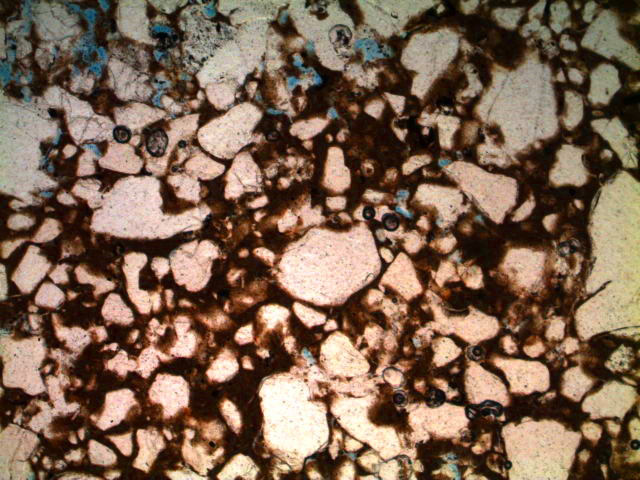
//> input picture treino/FOTO004.tif, 640 x 480 px
$ ./classificar_emd_laminas treino/FOTO004.tif treino/FOTO005.tif   (built with g++ and OpenCV 4)
//> lines starting //> are read from the running program, lines starting //| are printed output that depends on the picture
#include <iostream>
#include <vector>
#include <limits>
#include <fstream>
#include <string>
#include <fstream>
#include <string>
#include <vector>
#include <sstream>
#include <stdio.h>
#include "opencv2/opencv.hpp"
#include <time.h>
#include <bits/stdc++.h>

clock_t tempo, end;

using namespace cv;
using namespace std;

cv::Mat srcGD;
cv::Mat src;

// Cores das laminas BGR
int argila[3] = {129,129,129};
int rocha[3]  = {153,0, 153};
int poro[3]   = {255,255,255};

vector<Mat> argilaPatches;
vector<Mat> rochaPatches;
vector<Mat> poroPatches;

int limiar = 48;

struct posLAB {
  int L;
  int a;
  int b;
  int n;
};

/*
* Funcao que realiza a leitura dos patches
**/
void readPatche(){
	ifstream readFile;
	string output;
	string line;
	int dim, size;

	dim = 0;
	size = 0;
	readFile.open("treino/argila.txt");
	if(readFile.is_open()){

		readFile >> output;

		dim = atoi(output.c_str());

		for (int ii = 0; ii < dim; ii++){

			readFile >> output;
			size = atoi(output.c_str());

			Mat sig(size, 4, CV_32FC1);

			for(int j = 0; j < size; j++){

				readFile >> output;
				sig.at< float>( j, 0) = atoi(output.c_str());

				readFile >> output;
				sig.at< float>( j, 1) = atoi(output.c_str());

				readFile >> output;
				sig.at< float>( j, 2) = atoi(output.c_str());

				readFile >> output;
  				sig.at< float>( j, 3) = atoi(output.c_str());
			}

			argilaPatches.push_back(sig);
		}
	}


	readFile.close();

	dim = 0;
	size = 0;
	readFile.open("treino/rocha.txt");
	if(readFile.is_open()){

		readFile >> output;

		dim = atoi(output.c_str());

		for (int ii = 0; ii < dim; ii++){

			readFile >> output;
			size = atoi(output.c_str());


			Mat sig(size, 4, CV_32FC1);

			for(int j = 0; j < size; j++){

				readFile >> output;
				sig.at< float>( j, 0) = atoi(output.c_str());

				readFile >> output;
				sig.at< float>( j, 1) = atoi(output.c_str());

				readFile >> output;
				sig.at< float>( j, 2) = atoi(output.c_str());

				readFile >> output;
				sig.at< float>( j, 3) = atoi(output.c_str());
			}

			rochaPatches.push_back(sig);
		}
	}


	readFile.close();

	dim = 0;
	size = 0;
	readFile.open("treino/poro.txt");
	if(readFile.is_open()){

		readFile >> output;

		dim = atoi(output.c_str());

		for (int ii = 0; ii < dim; ii++){

			readFile >> output;
			size = atoi(output.c_str());

			Mat sig(size, 4, CV_32FC1);

			for(int j = 0; j < size; j++){

				readFile >> output;
				sig.at< float>( j, 0) = atoi(output.c_str());

				readFile >> output;
				sig.at< float>( j, 1) = atoi(output.c_str());

				readFile >> output;
				sig.at< float>( j, 2) = atoi(output.c_str());

				readFile >> output;
				sig.at< float>( j, 3) = atoi(output.c_str());
			}

			poroPatches.push_back(sig);


		}
	}
	readFile.close();
}

/*
* Funcao que verifica se o patch é fundo ou nao.
**/
bool checkColorPatch(Mat patch){

	for (int y = 0; y < patch.rows; y++)
    {
        for (int x = 0; x < patch.cols; x++)
        {

        	if((int) patch.at<Vec3b>(y, x).val[0] > 1 || (int) patch.at<Vec3b>(y, x).val[1] > 1 || (int)patch.at<Vec3b>(y, x).val[2] > 1 ){
        		return true;
        	}
        }
    }

    return false;
}

/*
* Funcao que verifica se o patch esta adicionado
* caso contrario adiciona o patch na lista de patches
**/
vector<posLAB> checkPosLAB(int l, int a, int b, vector<posLAB> posLabs){
	for(int i = 0; i < posLabs.size(); i++){
		if(a == posLabs[i].a && b == posLabs[i].b && l == posLabs[i].L){
			posLabs[i].n++;
			return posLabs;
		}
	}

	posLAB aux;
	aux.L = l;
	aux.a = a;
	aux.b = b;
	aux.n = 1;
	posLabs.push_back(aux);

	return posLabs;
}

/*
* Funcao que converte a estruta Mat em
* Signal. Para poder usar a EMD.
**/
Mat convertInSignal(Mat patch_){
	vector<posLAB> posLabs;
	for (int y = 0; y < patch_.rows; y++)
    {
        for (int x = 0; x < patch_.cols; x++)
        {
        	posLabs = checkPosLAB(patch_.at<Vec3b>(y, x).val[0], patch_.at<Vec3b>(y, x).val[1], patch_.at<Vec3b>(y, x).val[2], posLabs);
        }
    }

    Mat sig(posLabs.size(), 4, CV_32FC1);

    for(int i = 0; i < posLabs.size(); i++){
    	sig.at< float>( i, 0) 	= posLabs[i].n;

       	if ((posLabs[i].L == 0 || posLabs[i].L == 1) && posLabs[i].a == 128 && posLabs[i].b == 128) {
    		for(int j = 0; j < posLabs.size(); j++){
    			if (posLabs[j].L > 1){
    				sig.at< float>( i, 1) = posLabs[j].L;
   					sig.at< float>( i, 2) = posLabs[j].a;
   					sig.at< float>( i, 3) = posLabs[j].b;
   					break;
    			}
    		}
    	}
    	else{
   			sig.at< float>( i, 1) = posLabs[i].L;
   			sig.at< float>( i, 2) = posLabs[i].a;
   			sig.at< float>( i, 3) = posLabs[i].b;
   		}
    }

    return sig;
}

/*
* Funcao responsavel por comprar dois patches
* usando a metrica EMD
**/
float comparePatchEMD(Mat patch1, Mat patch2){
    return cv::EMD(patch1, patch2, CV_DIST_L2);
}

/*
* Funcao responsavel por extrair os patches
* de uma imagem. Realizar a classificacao desses patchs
* e calcular os valores das metricas.
*/
void classificationAndCalcs(Mat imgO, Mat imgLAB, int size, string arg){

	Mat imgPatch;
	Mat patchAux;
	cv :: Rect rect;
	int pos = 0;
	int val = INT_MAX;
	int val2;

	Mat imgO2 = imgO.clone();

	for (int y = 0; y + size< imgO.rows; y= y + size){
        for (int x = 0; x + size< imgO.cols; x = x + size){

        	rect =   cv :: Rect ( x , y , size, size);
        	imgPatch = cv :: Mat ( imgO , rect );

			if(checkColorPatch(imgPatch)){

				//imgPatch = cv :: Mat ( imgLAB , rect );
				Mat patchAux = convertInSignal(cv :: Mat ( imgLAB , rect ));
				val = INT_MAX;
				pos = 10;

				for(int i = 0; i < argilaPatches.size(); i++){
					val2 = comparePatchEMD(patchAux, argilaPatches[i]);

					if(val2 < val ){
						val = val2;
						pos = 1;
					}
				}

				for(int i = 0; i < rochaPatches.size(); i++){
					val2 = comparePatchEMD(patchAux, rochaPatches[i]);

					if(val2 < val ){
						val = val2;
						pos = 2;
					}
				}

				for(int i = 0; i < poroPatches.size(); i++){
					val2 = comparePatchEMD(patchAux, poroPatches[i]);

					if(val2 < val ){
						val = val2;
						pos = 3;
					}
				}

				if(val > limiar) pos = 10;

				for (int yy = y; yy < y + size; yy++){
		        	for (int xx = x; xx< x + size; xx++){

						// [6 lines of commented-out code are left out]
						if(pos == 1){
							imgO2.at<Vec3b>(yy, xx).val[0] = argila[0];
							imgO2.at<Vec3b>(yy, xx).val[1] = argila[1] ;
							imgO2.at<Vec3b>(yy, xx).val[2] = argila[2]  ;
						}

						else
						if(pos == 2){
							imgO2.at<Vec3b>(yy, xx).val[0] = rocha[0];
							imgO2.at<Vec3b>(yy, xx).val[1] = rocha[1];
							imgO2.at<Vec3b>(yy, xx).val[2] = rocha[2];
						}
						else
						if(pos == 3){
							imgO2.at<Vec3b>(yy, xx).val[0] = poro[0];
							imgO2.at<Vec3b>(yy, xx).val[1] = poro[1];
							imgO2.at<Vec3b>(yy, xx).val[2] = poro[2];
						}
						// [6 lines of commented-out code are left out]
					}
				}
			}
		}

	}
	// [11 lines of commented-out code are left out]

 	end = clock();

 	cout << double(end - tempo) / CLOCKS_PER_SEC << endl;

	//cv::imwrite("imagens/_" + arg,imgO2);
}

int main(int argc, char** argv){

    int sizePatch = 11;

	readPatche();
	cout << "Arquivo == " << argv[1] << " e " << argv[2] << endl;
	Mat imgOri = imread(argv[1], 1 )/4;
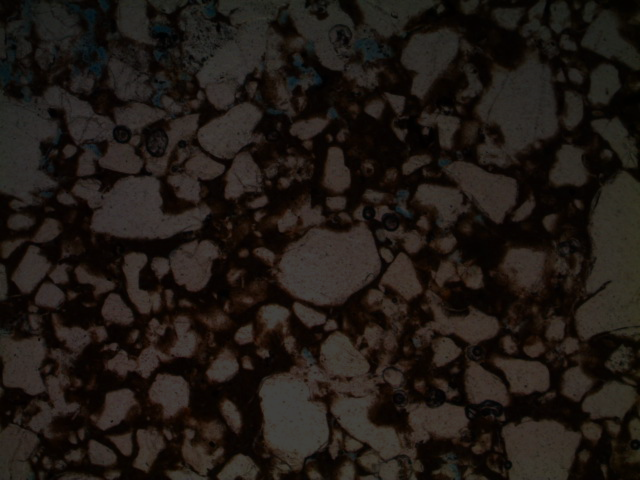
//> imgOri: 480 rows x 640 cols, CV_8UC3; mean B, G, R 20.5, 25.3, 31.5
	srcGD   = imread(argv[2], 1 );
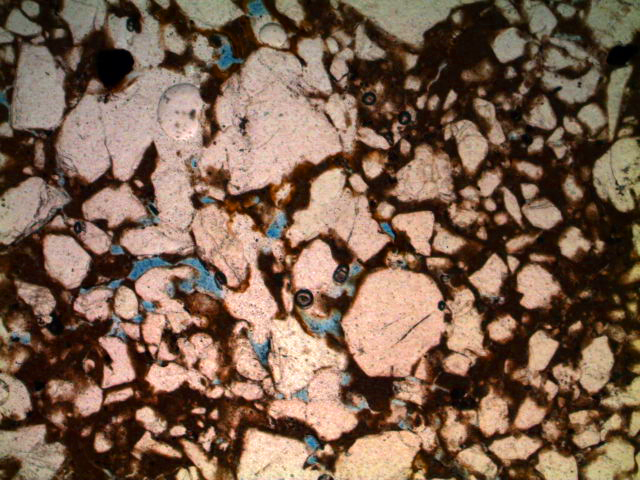
//> input picture treino/FOTO005.tif, 640 x 480 px
//> srcGD is the input picture: 480 rows x 640 cols, CV_8UC3; mean B, G, R 79, 97.3, 123.7
 	Mat imgLAB ;
 	cv::cvtColor(imgOri, imgLAB,CV_BGR2Lab);
//> imgLAB: 480 rows x 640 cols, CV_8UC3; mean of channels 0, 1, 2 25.9, 129.8, 131.6
	tempo = clock();
	classificationAndCalcs(imgOri, imgLAB, sizePatch, argv[2]);
//> the loop in classificationAndCalcs, `for (int y = 0; y + size< imgO.rows; y= y + size)` made 43 passes
//> rect on passes 1 to 12: Rect(627, 0, 11, 11), Rect(627, 11, 11, 11), Rect(627, 22, 11, 11), Rect(627, 33, 11, 11), Rect(627, 44, 11, 11), Rect(627, 55, 11, 11), Rect(627, 66, 11, 11), Rect(627, 77, 11, 11), Rect(627, 88, 11, 11), Rect(627, 99, 11, 11), Rect(627, 110, 11, 11), Rect(627, 121, 11, 11)
//> after the loop in classificationAndCalcs, `for (int y = 0; y + size< imgO.rows; y= y + size)`: val = 2147483647; pos = 10; val2 = 0
	cout << endl << endl;
 	return 0;
}
